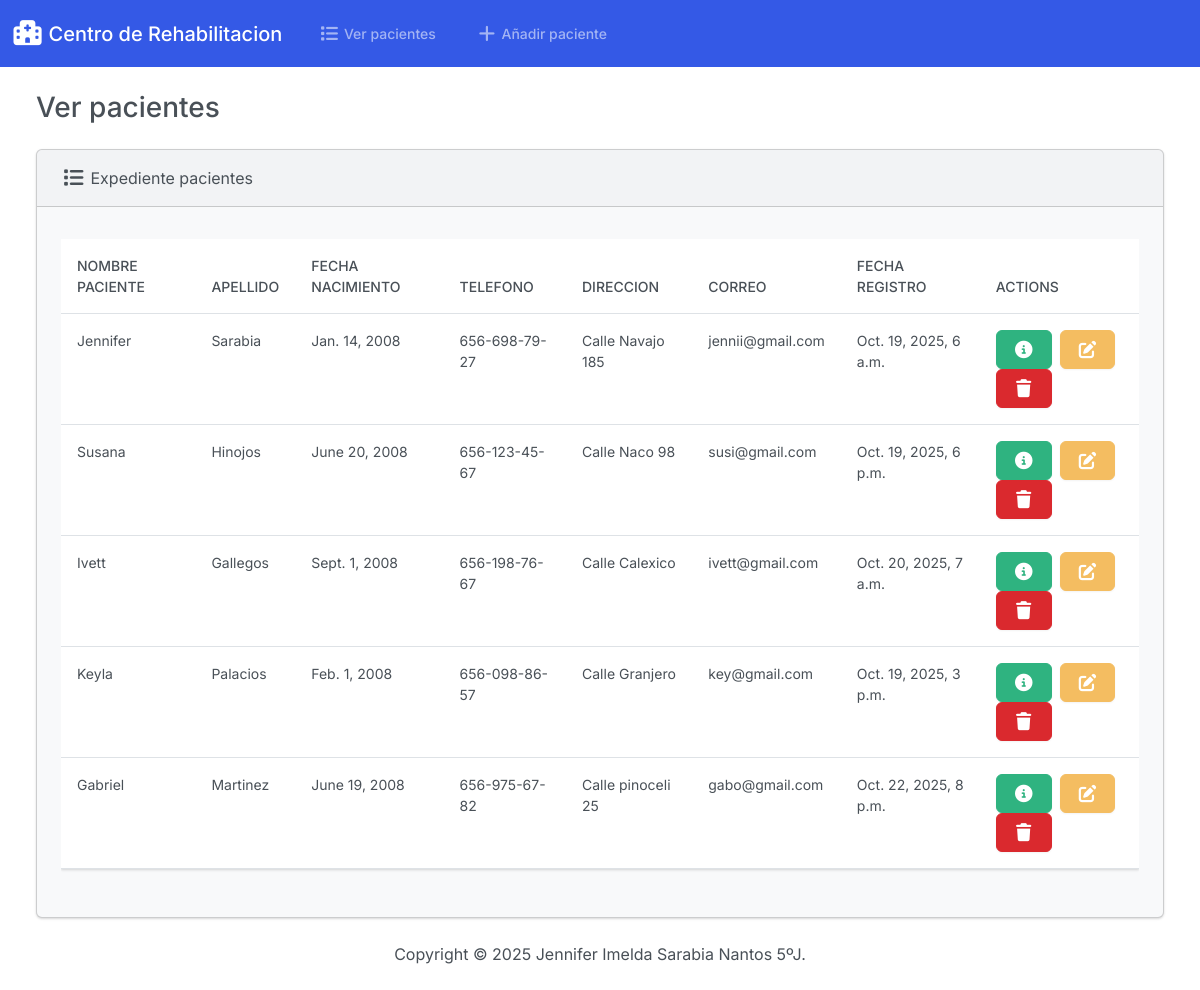
The page / on the database its author committed.
### pacientes/models.py (models this page shows, shortened)
class Paciente(models.Model):
    id_pac = models.PositiveIntegerField()
    nombre_pac = models.CharField(max_length=50)
    apellido_pac = models.CharField(max_length=50)
    fecha_nacimiento = models.DateField()
    telefono_pac = models.CharField(max_length=15)
    direccion_pac = models.CharField(max_length=100)
    correo_pac = models.EmailField(max_length=100)
    fecha_registro = models.DateTimeField()

### pacientes/views.py (the view)
# urls.py: path('', views.index, name='index'),
def index(request):
    return render(request, 'pacientes/index.html',{
        'pacientes': Paciente.objects.all()
    })

### pacientes/templates/pacientes/index.html (shortened to what this page needs)
{% extends "pacientes/base.html" %}
{% block body %}
                <h3 class="m-4">Ver pacientes</h3>
                <div class="row">
                    <div class="col-12">
                        {% if pacientes %}
                        <div class="card bg-light ms-4 me-4 mb-4">
                            <div class="card-header">
                                <i class="fa-solid fa-list fa-lg"></i> Expediente pacientes
                            </div>
                            <div class="card-body">
                              <p class="card-text">
                                <div class="table-responsive">
                                    <table class="table table-hover">
  <thead>
    <tr>
      <th scope="col">Nombre paciente</th>
      <th scope="col">Apellido</th>
      <th scope="col">Fecha nacimiento</th>
      <th scope="col">Telefono</th>
      <th scope="col">Direccion</th>
      <th scope="col">Correo</th>
      <th scope="col">Fecha registro</th>
      <th scope="col">Actions</th>
    </tr>
  </thead>
  <tbody>
    {% for paciente in pacientes %}
        <tr>
            <td>{{ paciente.nombre_pac }}</td>
            <td>{{ paciente.apellido_pac }}</td>
            <td>{{ paciente.fecha_nacimiento }}</td>
            <td>{{ paciente.telefono_pac }}</td>
            <td>{{ paciente.direccion_pac }}</td>
            <td>{{ paciente.correo_pac }}</td>
            <td>{{ paciente.fecha_registro }}</td>
            <td>
                <button type="button" class="btn btn-success me-1" href="{% url 'view_paciente' paciente.id %}" data-bs-toggle="modal" data-bs-target="#myModal{{paciente.id}}">
                </button>
<a class="btn btn-warning me-1" href="{% url 'edit' paciente.id %}">
</a>
<button type="button" class="btn btn-danger" data-bs-toggle="modal" data-bs-target="#delete{{paciente.id}}">
</button>
            </td>
        </tr>
    {% endfor %}
  </tbody>
</table>
                                </div>
                              </p>
                            </div>
                        </div>
                        {% else %}
                            <h5 class="alert alert-primary ms-4 me-4">No se enconto paciente</h5>
                        {% endif %}
                    </div>
                </div>
            </div>
{% endblock %}

### pacientes/templates/pacientes/base.html (shortened to what this page needs)
{% load static %}
<!DOCTYPE html>
<html lang="en">
    <head>
        <link rel="stylesheet" href="https://cdnjs.cloudflare.com/ajax/libs/font-awesome/7.0.1/css/all.min.css">
        <link href="{% static 'css/bootstrap.min.css' %}" rel="stylesheet">
        <body class="d-flex flex-column min-vh-100">
            <nav class="navbar navbar-expand-lg bg-primary" data-bs-theme="dark">
                <div class="container-fluid">
                    <a class="navbar-brand" href="{% url 'index' %}">
                        <i class="fa-solid fa-hospital fa-lg"></i> Centro de Rehabilitacion
                    </a>
                    <div class="collapse navbar-collapse" id="navbarColor01">
                        <ul class="navbar-nav me-auto">
                          <li class="nav-item">
                            <a class="nav-link" href="{% url 'index' %}">
                                 Ver pacientes
                            </a>
                          </li>
                          <li class="nav-item">
                            <a class="nav-link" href="{% url 'add' %}">
                                 Añadir paciente
                            </a>
                          </li>
                        </ul>
                    </div>
                </div>
            </nav>
            <div class="container-fluid">
                {% block body %}
                {% endblock %}
            <footer class="mt-auto mb-4">
                <div class="text-center">
                    <span>
                        Copyright &copy; <script>document.write(new Date().getFullYear())</script> Jennifer Imelda Sarabia Nantos 5ºJ.
                    </span>
                </div>
            </footer>
        </body>
    </head>
</html>

### rows shown on the page
Paciente: nombre_pac "Jennifer", apellido_pac "Sarabia", fecha_nacimiento "Jan. 14, 2008", telefono_pac "656-698-79-27", direccion_pac "Calle Navajo 185", correo_pac "jennii@gmail.com", fecha_registro "Oct. 19, 2025, 6 a.m."
Paciente: nombre_pac "Susana", apellido_pac "Hinojos", fecha_nacimiento "June 20, 2008", telefono_pac "656-123-45-67", direccion_pac "Calle Naco 98", correo_pac "susi@gmail.com", fecha_registro "Oct. 19, 2025, 6 p.m."
Paciente: nombre_pac "Ivett", apellido_pac "Gallegos", fecha_nacimiento "Sept. 1, 2008", telefono_pac "656-198-76-67", direccion_pac "Calle Calexico", correo_pac "ivett@gmail.com", fecha_registro "Oct. 20, 2025, 7 a.m."
Paciente: nombre_pac "Keyla", apellido_pac "Palacios", fecha_nacimiento "Feb. 1, 2008", telefono_pac "656-098-86-57", direccion_pac "Calle Granjero", correo_pac "key@gmail.com", fecha_registro "Oct. 19, 2025, 3 p.m."
Paciente: nombre_pac "Gabriel", apellido_pac "Martinez", fecha_nacimiento "June 19, 2008", telefono_pac "656-975-67-82", direccion_pac "Calle pinoceli 25", correo_pac "gabo@gmail.com", fecha_registro "Oct. 22, 2025, 8 p.m."
